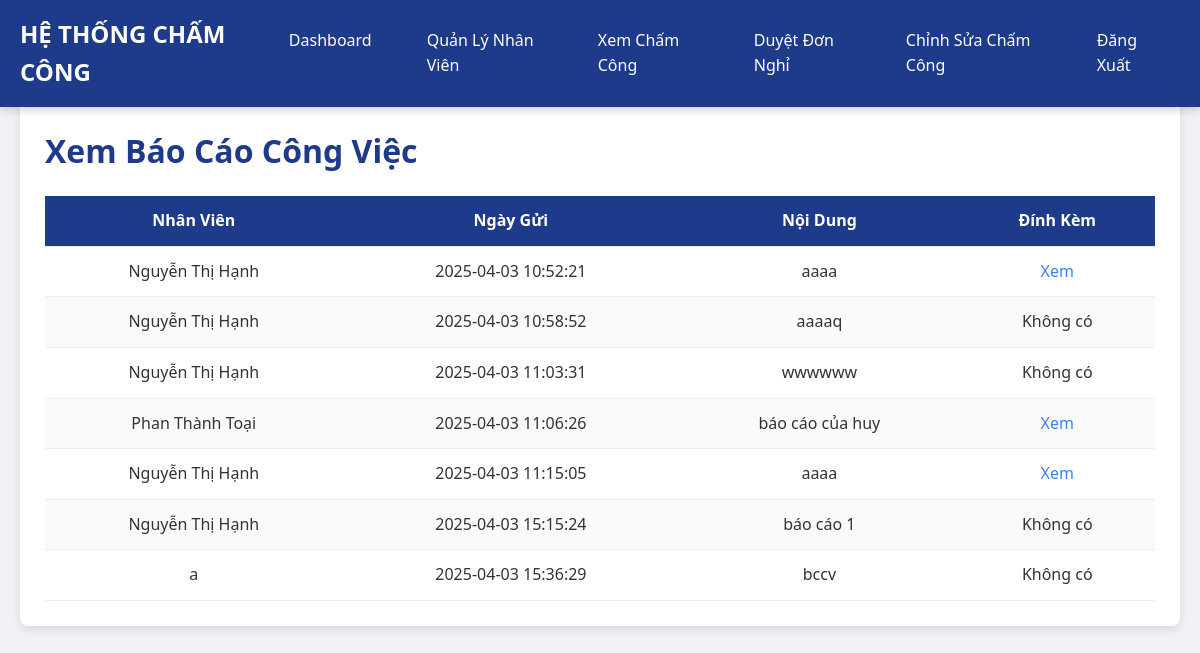
The page /admin/reports (signed in) on the database its author committed.
### tables this page shows
CREATE TABLE work_reports (
        id INTEGER PRIMARY KEY AUTOINCREMENT,
        user_id INTEGER,
        report_date TEXT,
        content TEXT,
        attachment_path TEXT,
        FOREIGN KEY (user_id) REFERENCES users(id)
    );

CREATE TABLE users (
        id INTEGER PRIMARY KEY AUTOINCREMENT,
        username TEXT UNIQUE NOT NULL,
        password TEXT NOT NULL,
        full_name TEXT DEFAULT '',
        phone TEXT DEFAULT '',
        email TEXT DEFAULT '',
        role TEXT DEFAULT 'employee'
    );

### app.py (the view)
@app.route('/admin/reports', methods=['GET'])
@login_required
def admin_reports():
    if current_user.id != 1:
        return "Access denied"
    conn = sqlite3.connect('database.db')
    c = conn.cursor()
    c.execute("SELECT w.id, u.full_name, w.report_date, w.content, w.attachment_path FROM work_reports w JOIN users u ON w.user_id = u.id")
    reports = c.fetchall()
    conn.close()
    return render_template('admin_reports.html', reports=reports)

### app.py (called while the page is built)
@login_manager.user_loader
def load_user(user_id):
    conn = sqlite3.connect('database.db')
    c = conn.cursor()
    c.execute("SELECT * FROM users WHERE id = ?", (user_id,))
    user = c.fetchone()
    conn.close()
    if user:
        return User(user[0])
    return None

### templates/admin_reports.html (shortened to what this page needs)
<!DOCTYPE html>
<html lang="vi">
<head>
    <link rel="stylesheet" href="{{ url_for('static', filename='css/style.css') }}">
</head>
<body>
    <header>
        <div class="nav-container">
            <div class="nav-brand">
                <a href="{{ url_for('admin_dashboard') }}">HỆ THỐNG CHẤM CÔNG</a>
            </div>
            <div class="nav-links">
                <a href="{{ url_for('admin_dashboard') }}">Dashboard</a>
                <a href="{{ url_for('admin_employees') }}">Quản Lý Nhân Viên</a>
                <a href="{{ url_for('admin_attendance') }}">Xem Chấm Công</a>
                <a href="{{ url_for('admin_leave_requests') }}">Duyệt Đơn Nghỉ</a>
                <a href="{{ url_for('admin_edit_attendance') }}">Chỉnh Sửa Chấm Công</a>
                <a href="{{ url_for('logout') }}">Đăng Xuất</a>
            </div>
        </div>
    </header>
    <main>
        <div class="section">
            <h1>Xem Báo Cáo Công Việc</h1>
            <table>
                <thead>
                    <tr>
                        <th>Nhân Viên</th>
                        <th>Ngày Gửi</th>
                        <th>Nội Dung</th>
                        <th>Đính Kèm</th>
                    </tr>
                </thead>
                <tbody>
                    {% for report in reports %}
                    <tr>
                        <td>{{ report[1] }}</td>
                        <td>{{ report[2] }}</td>
                        <td>{{ report[3] }}</td>
                        <td>{% if report[4] %}<a href="{{ url_for('static', filename=report[4][7:]) }}" target="_blank" class="attachment">Xem</a>{% else %}Không có{% endif %}</td>
                    </tr>
                    {% endfor %}
                </tbody>
            </table>
        </div>
    </main>
</body>
</html>

### static/css/style.css (style rules this page uses)
* { margin: 0; padding: 0; box-sizing: border-box; }
body { font-family: 'Segoe UI', Arial, sans-serif; background-color: #f0f2f5; color: #333; line-height: 1.6; }
header { position: fixed; top: 0; left: 0; width: 100%; background-color: #1e3a8a; padding: 15px 0; box-shadow: 0 2px 10px rgba(0, 0, 0, 0.2); z-index: 1000; }
.nav-container { max-width: 1400px; margin: 0 auto; display: flex; justify-content: space-between; align-items: center; padding: 0 20px; }
.nav-brand a { color: #fff; font-size: 1.5em; font-weight: 700; text-decoration: none; }
.nav-links { display: flex; gap: 15px; }
.nav-links a { color: #fff; text-decoration: none; padding: 10px 20px; font-weight: 500; border-radius: 5px; transition: background-color 0.3s, transform 0.2s; }
main { max-width: 1400px; margin: 80px auto 40px auto; padding: 20px; }
.section { background-color: #fff; padding: 25px; border-radius: 8px; box-shadow: 0 4px 10px rgba(0, 0, 0, 0.1); margin-bottom: 30px; }
h1 { color: #1e3a8a; font-size: 2em; margin-bottom: 20px; font-weight: 600; }
table { width: 100%; border-collapse: collapse; margin-top: 20px; }
th, td { padding: 12px; text-align: center; border-bottom: 1px solid #eee; }
th { background-color: #1e3a8a; color: #fff; font-weight: 600; }
tr:nth-child(even) { background-color: #f9fafb; }
.attachment { color: #3b82f6; text-decoration: none; }

### rows shown on the page
work_reports: full_name "Nguyễn Thị Hạnh", report_date "2025-04-03 10:52:21", content "aaaa"
work_reports: full_name "Nguyễn Thị Hạnh", report_date "2025-04-03 10:58:52", content "aaaaq", attachment_path "Không có"
work_reports: full_name "Nguyễn Thị Hạnh", report_date "2025-04-03 11:03:31", content "wwwwww", attachment_path "Không có"
work_reports: full_name "Phan Thành Toại", report_date "2025-04-03 11:06:26", content "báo cáo của huy"
work_reports: full_name "Nguyễn Thị Hạnh", report_date "2025-04-03 11:15:05", content "aaaa"
work_reports: full_name "Nguyễn Thị Hạnh", report_date "2025-04-03 15:15:24", content "báo cáo 1", attachment_path "Không có"
work_reports: full_name "a", report_date "2025-04-03 15:36:29", content "bccv", attachment_path "Không có"
